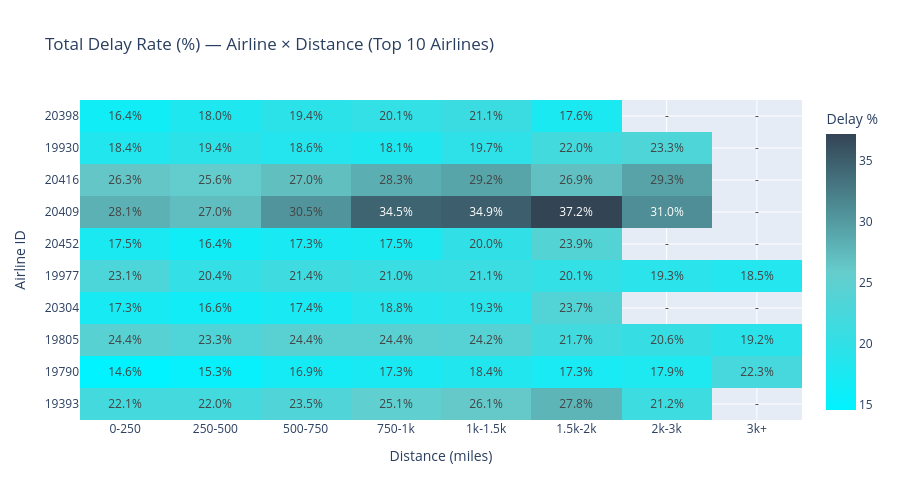

Source (notebook cell):
### Markdown cell above
#### Top 10 companhia aerea de acordo com a distancia

### Code cell
order = ['on_time', 'moderate_delay', 'severe_delay']
colors = {'on_time': '#00F3FF', 'moderate_delay': '#66CCCC', 'severe_delay': '#334455'}

# Filter for top 10 airlines by flight volume
top10_airlines = df['OP_CARRIER_AIRLINE_ID'].value_counts().head(10).index
df_top10 = df[df['OP_CARRIER_AIRLINE_ID'].isin(top10_airlines)]

# Create distance groups
dist_bins = [0, 250, 500, 750, 1000, 1500, 2000, 3000, 6000]
dist_labels = ['0-250', '250-500', '500-750', '750-1k', '1k-1.5k', '1.5k-2k', '2k-3k', '3k+']
df_top10 = df_top10.copy()
df_top10['DIST_BIN'] = pd.cut(df_top10['DISTANCE'], bins=dist_bins, labels=dist_labels)

# Calculate total delay rate (moderate + severe) per airline and distance group
total = df_top10.groupby(['OP_CARRIER_AIRLINE_ID', 'DIST_BIN'], observed=True).size()
delayed = df_top10[df_top10['ARR_DELAY_CATEGORY'] != 'on_time'].groupby(['OP_CARRIER_AIRLINE_ID', 'DIST_BIN'], observed=True).size()
delay_rate = (delayed / total * 100).unstack()

# Order airlines by flight volume (most flights on top)
volume_order = df_top10['OP_CARRIER_AIRLINE_ID'].value_counts().index
delay_rate = delay_rate.reindex(volume_order)

# Replace NaN with "-" in display text, show grey for missing cells
display_text = delay_rate.copy()
display_text = display_text.map(lambda x: f'{x:.1f}%' if pd.notna(x) else '-')

fig = go.Figure(go.Heatmap(
    z=delay_rate.values,
    x=[str(c) for c in delay_rate.columns],
    y=delay_rate.index.astype(str),
    text=display_text.values,
    texttemplate='%{text}',
    colorscale=[[0, '#00F3FF'], [0.5, '#66CCCC'], [1, '#334455']],
    colorbar=dict(title='Delay %'),
    hoverongaps=False
))

fig.update_layout(
    title='Total Delay Rate (%) — Airline × Distance (Top 10 Airlines)',
    xaxis_title='Distance (miles)',
    yaxis_title='Airline ID',
    height=500,
    width=900
)
fig.show()

### Figure 1 — Plotly figure (JSON) as saved in the notebook; plotly's stock layout.template omitted (floating-point values rounded to 4 significant figures)
{"data": [{"colorbar": {"title": {"text": "Delay %"}}, "colorscale": [[0, "#00F3FF"], [0.5, "#66CCCC"], [1, "#334455"]], "hoverongaps": false, "text": [["22.1%", "22.0%", "23.5%", "25.1%", "26.1%", "27.8%", "21.2%", "-"], ["14.6%", "15.3%", "16.9%", "17.3%", "18.4%", "17.3%", "17.9%", "22.3%"], ["24.4%", "23.3%", "24.4%", "24.4%", "24.2%", "21.7%", "20.6%", "19.2%"], ["17.3%", "16.6%", "17.4%", "18.8%", "19.3%", "23.7%", "-", "-"], ["23.1%", "20.4%", "21.4%", "21.0%", "21.1%", "20.1%", "19.3%", "18.5%"], ["17.5%", "16.4%", "17.3%", "17.5%", "20.0%", "23.9%", "-", "-"], ["28.1%", "27.0%", "30.5%", "34.5%", "34.9%", "37.2%", "31.0%", "-"], ["26.3%", "25.6%", "27.0%", "28.3%", "29.2%", "26.9%", "29.3%", "-"], ["18.4%", "19.4%", "18.6%", "18.1%", "19.7%", "22.0%", "23.3%", "-"], ["16.4%", "18.0%", "19.4%", "20.1%", "21.1%", "17.6%", "-", "-"]], "texttemplate": "%{text}", "type": "heatmap", "x": ["0-250", "250-500", "500-750", "750-1k", "1k-1.5k", "1.5k-2k", "2k-3k", "3k+"], "y": ["19393", "19790", "19805", "20304", "19977", "20452", "20409", "20416", "19930", "20398"], "z": [[22.06, 22.03, 23.47, 25.08, 26.09, 27.79, 21.21, NaN], [14.58, 15.35, 16.91, 17.33, 18.36, 17.31, 17.88, 22.31], [24.36, 23.28, 24.4, 24.42, 24.19, 21.7, 20.58, 19.21], [17.26, 16.56, 17.36, 18.77, 19.3, 23.66, NaN, NaN], [23.1, 20.39, 21.42, 20.99, 21.07, 20.08, 19.33, 18.45], [17.53, 16.36, 17.33, 17.48, 19.95, 23.88, NaN, NaN], [28.11, 26.99, 30.51, 34.53, 34.9, 37.15, 31.01, NaN], [26.34, 25.56, 26.97, 28.3, 29.15, 26.89, 29.28, NaN], [18.36, 19.41, 18.59, 18.07, 19.7, 21.96, 23.25, NaN], [16.41, 18.04, 19.41, 20.07, 21.13, 17.58, NaN, NaN]]}], "layout": {"height": 500, "title": {"text": "Total Delay Rate (%) — Airline × Distance (Top 10 Airlines)"}, "width": 900, "xaxis": {"title": {"text": "Distance (miles)"}}, "yaxis": {"title": {"text": "Airline ID"}}}}
